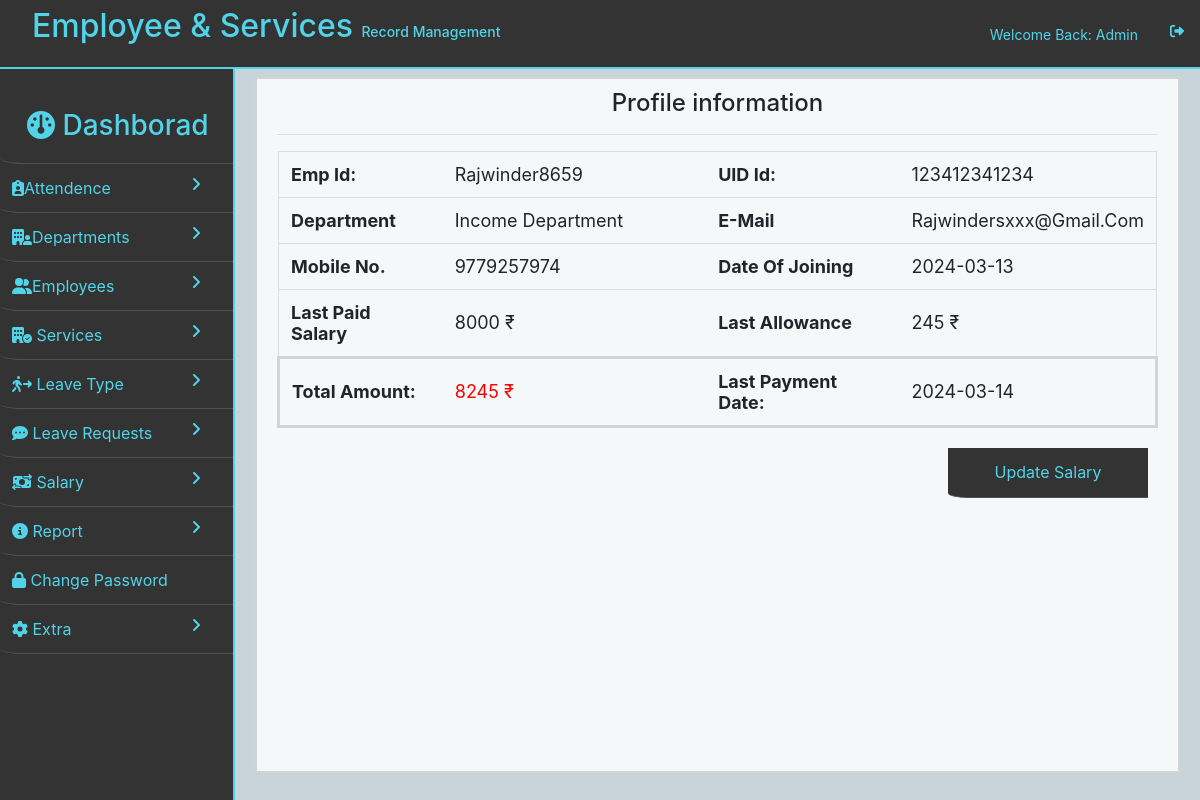
/admin/salary-info.php?id=62 (signed in), run on the app's committed database.
### tables this page shows
CREATE TABLE `salary` (
  `id` int(11) NOT NULL,
  `emp-id` varchar(30) NOT NULL,
  `department` varchar(30) NOT NULL,
  `salary` bigint(20) NOT NULL,
  `allowance` bigint(20) NOT NULL,
  `total` int(20) NOT NULL,
  `date` timestamp NOT NULL DEFAULT current_timestamp(),
  `date-only` date NOT NULL DEFAULT current_timestamp(),
  `action` varchar(20) NOT NULL
);

### admin/salary-info.php (the view, shortened to what this page needs)
<?php
include('../connection.php');
if (isset($_GET['id'])) {
    $id = (int) $_GET['id'];
    $query = "SELECT * FROM `employee-info` WHERE `id` = :id";
    $stmt = $conn->prepare($query);
    $stmt->bindParam(':id', $id);
    $stmt->execute();
    $result = $stmt->fetchAll(PDO::FETCH_ASSOC);
    foreach ($result as $row) {
        $emp_id = $row['emp-id'];
        $department = $row['department'];
        $mobile_no = $row['mobile-no'];
        $uid_id = $row['uid-id'];
        $mail = $row['e-mail'];
        $doj = $row['doj'];
    }
    $stmt = $conn->prepare("SELECT *
    FROM `salary` WHERE `emp-id` ='$emp_id' ORDER BY id DESC");
    $stmt->execute();
    $result = $stmt->fetchAll(PDO::FETCH_ASSOC);
    foreach ($result as $row) {
        $last_salary = $row['salary'];
        $last_allowence = $row['allowance'];
        $total_salary = $row['total'];
        $salary_date = $row['date-only'];
    }
}
?>
<!DOCTYPE html>
<html lang="en">
<head>
    <link rel="stylesheet" href="https://cdn.jsdelivr.net/npm/bootstrap@4.6.2/dist/css/bootstrap.min.css">
    <link rel="stylesheet" href="styles.css">
    <link rel="stylesheet" href="https://cdnjs.cloudflare.com/ajax/libs/font-awesome/6.5.1/css/all.min.css" />
</head>
<body>
    <?php
    include 'nav-bar.php';
    ?>
    <div id="dashboard">
        <div class="wrapper">
            <?php
            include 'side-bar.php';
            ?>
            <div id="two" style="height: 87vh">
                <div class="my-box" style="height: 87vh">
                    <h4>Profile information</h4>
                    <hr>
                    <div class="conatiner">
                        <div class="left">
                            <table>
                                <tr>
                                    <td class="header">Emp id:</td>
                                    <td>
                                        <?php echo $emp_id ?>
                                    </td>
                                    <td class="header">UID id:</td>
                                    <td>
                                        <?php echo $uid_id ?>
                                    </td>
                                </tr>
                                <tr>
                                    <td class="header">Department</td>
                                    <td>
                                        <?php echo $department ?>
                                    </td>
                                    <td class="header">E-mail</td>
                                    <td>
                                        <?php echo $mail ?>
                                    </td>
                                </tr>
                                <tr>
                                    <td class="header">Mobile No.</td>
                                    <td>
                                        <?php echo $mobile_no ?>
                                    </td>
                                    <td class="header">Date of joining</td>
                                    <td>
                                        <?php echo $doj ?>
                                    </td>
                                </tr>
                                <tr>
                                    <td class="header">Last paid Salary</td>
                                    <td>
                                        <?php echo isset($last_salary) ? $last_salary . " ₹ " : 'none'; ?>
                                    </td>
                                    <td class="header">Last Allowance</td>
                                    <td>
                                        <?php echo isset($last_allowence) ? $last_allowence . " ₹ " : 'none'; ?>
                                    </td>
                                </tr>
                                <tr style="border: 3px solid lightgray;">
                                    <td class="header">Total Amount:</td>
                                    <td style="color: red">
                                        <?php echo isset($total_salary) ? $total_salary . " ₹ " : 'none'; ?>
                                    </td>
                                    <td class="header">Last Payment date:</td>
                                    <td>
                                        <?php echo isset($salary_date) ? $salary_date : 'none'; ?>
                                    </td>
                                </tr>
                            </table>
                        </div>
                    </div>
                    <a class="button" href="<?php echo "edit-salary.php?id=$id" ?>">
                        <p>Update Salary</p>
                    </a>
                </div>
            </div>
        </div>
    </div>
</body>
</html>

### admin/styles.css (style rules this page uses)
* { box-sizing: border-box; }
#two { background-color: rgb(199, 213, 218); overflow: hidden; min-height: 95vh; padding: 2.3125rem 1.25rem 1.25rem 1.25rem; border-color: lightgray; margin-left: 14.6875rem; position: relative; }
.my-box { background-color: #f5f8f8; width: 100%; height: 12.5rem; padding: .625rem 1.25rem; margin-bottom: 1.25rem; border: .125rem solid lightgray; }
h4 { text-align: center; }
.button { display: inline-block; padding: .3125rem .625rem; margin: .0625rem .625rem; width: 6.25rem; color: #51D4E9; background-color: #333; border-bottom: .0625rem solid #535050; border-bottom-left-radius: 10%; text-decoration: none; transition: .3s; }
td , select option { text-transform: capitalize; }
table { border-collapse: collapse; width: 100%; border: .0625rem solid #ddd; font-size: 1.125rem; }
table th, table td { padding: .75rem; }
table tr { border-bottom: .0625rem solid #ddd; }
hr { cursor: pointer; }

### admin/salary-info.php (style rules this page uses)
.header { font-weight: bold; }
.left td:nth-child(0), .left td:nth-child(2) { width: 30%; }
table { width: 100%; }
.left { width: 100%; }
.button { position: relative; width: 200px; height: 50px; margin-top: 20px; float: right; }
p { text-align: center; margin-top: 7px; }

### admin/side-bar.php (style rules this page uses)
#dashboard { padding-top: 5vh; }

### data on the page
employee-info: value "Rajwinder8659", value "123412341234", department "Income Department", value "Rajwindersxxx@gmail.com", value "9779257974", doj "2024-03-13"
salary: salary "8000", allowance "245", total "8245", value "2024-03-14"
